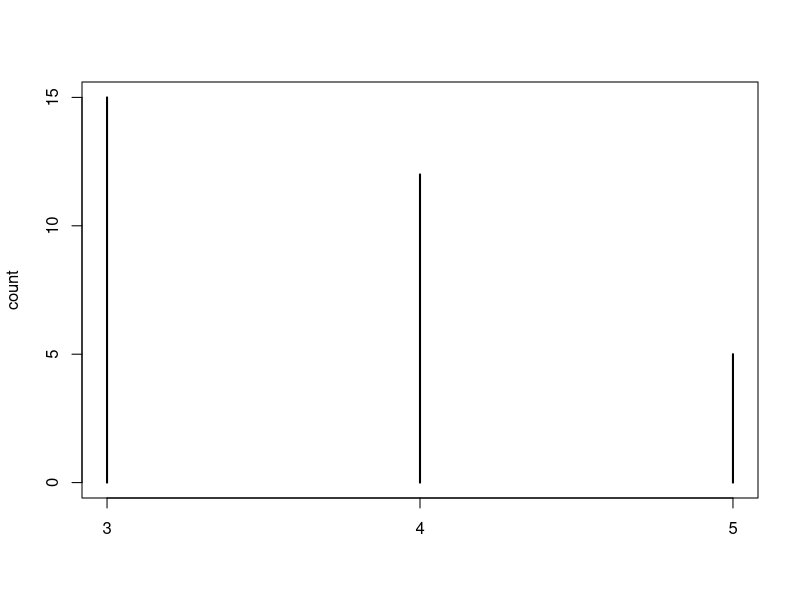
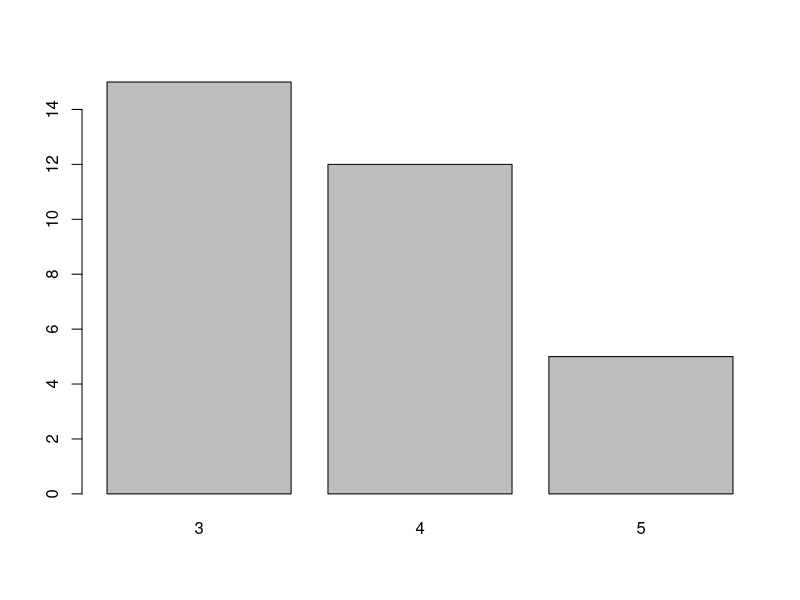
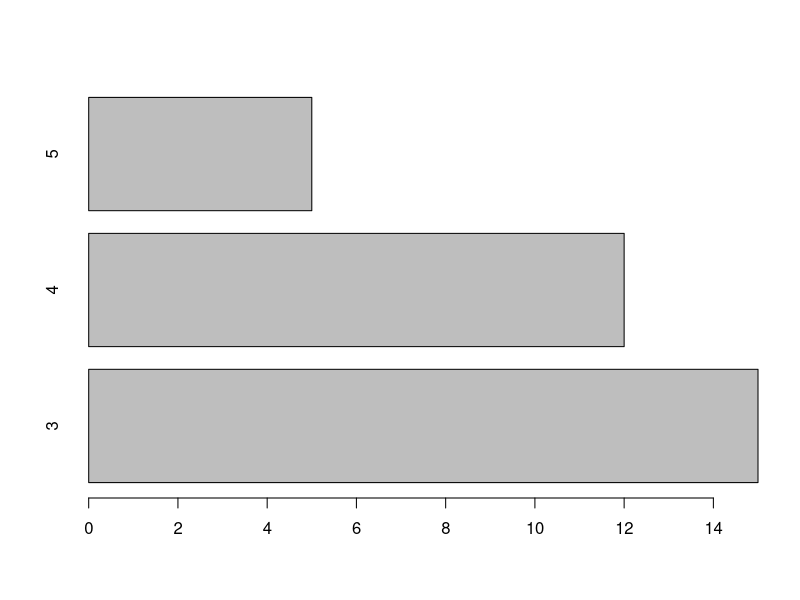
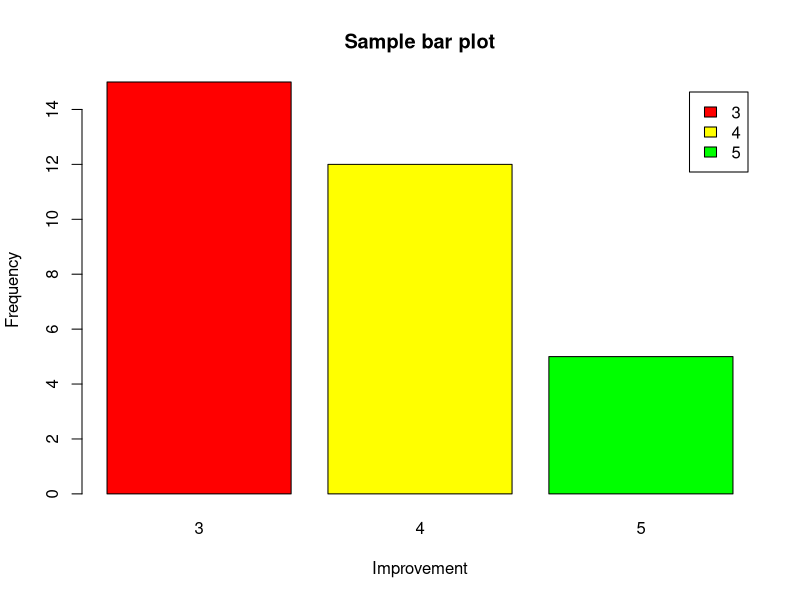
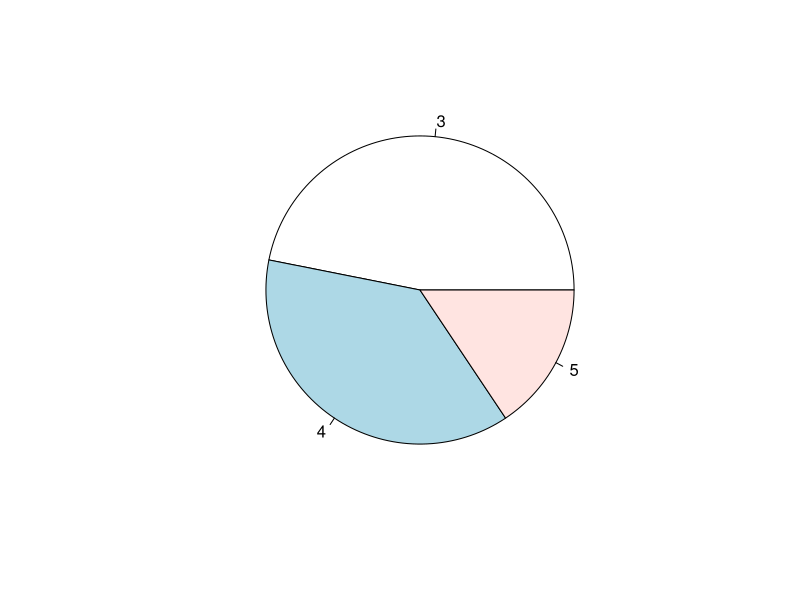
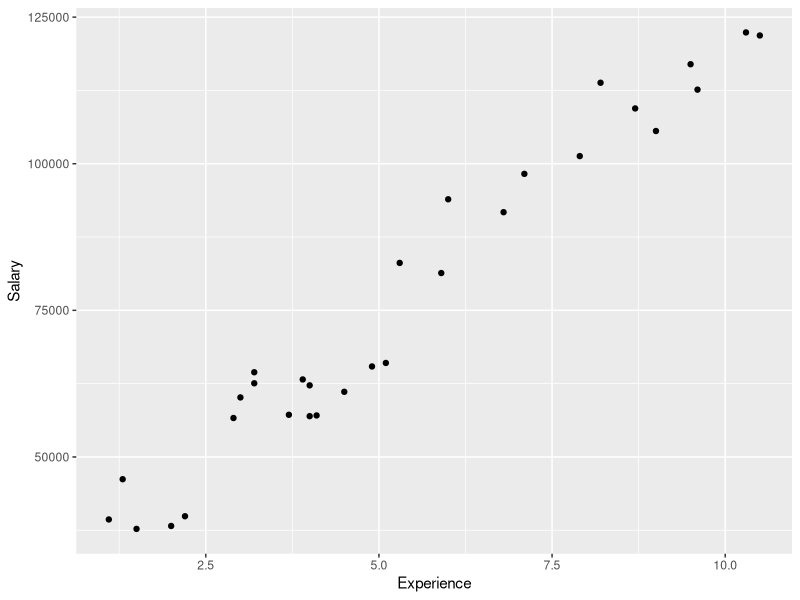
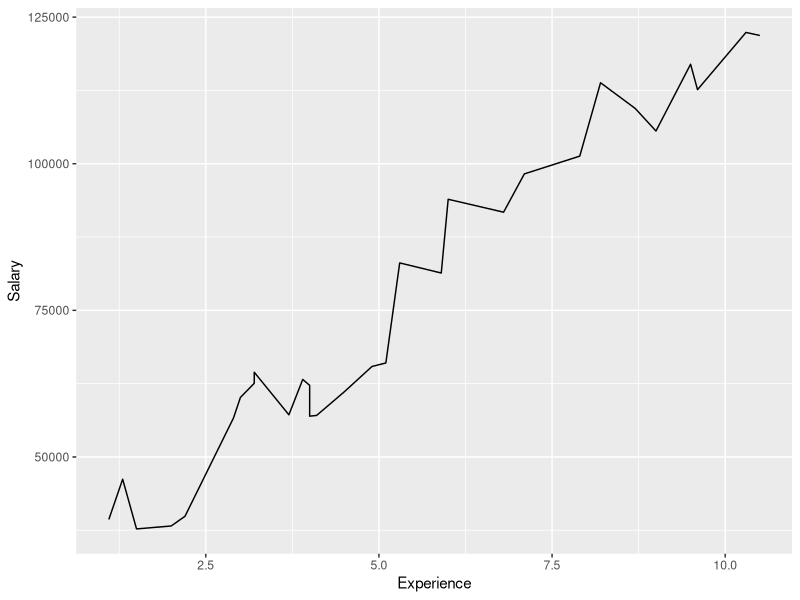
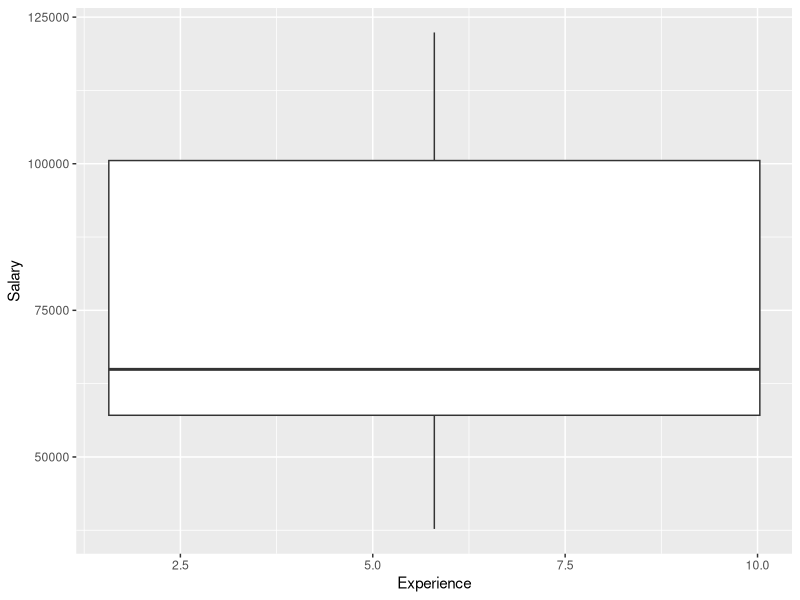

Generate these figures, in order, with R:
count<-table(mtcars$gear)
View(count)
plot(count)

barplot(count)
barplot(count, horiz=TRUE)
barplot(count, main="Sample bar plot",
        xlab = "Improvement",
        ylab = "Frequency",
        legend = rownames(count),
        col=c("red","yellow","green"))
pie(count)

salary<-read.csv("income.csv")
View(salary)

install.packages("ggplot2")
library(ggplot2)

ggplot(salary,aes(x=Experience,y=Salary))+
  geom_point()

ggplot(salary,aes(x=Experience,y=Salary))+
  geom_line()

ggplot(salary,aes(x=Experience,y=Salary))+
  geom_boxplot()













# [redacted]
